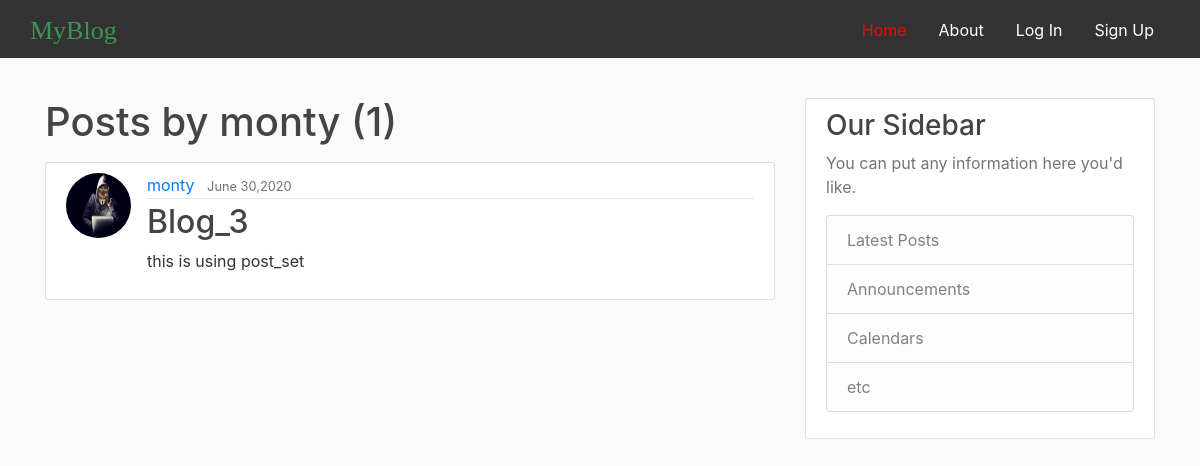
The app's page /user/monty with its own data.
### blog/models.py (models this page shows, shortened)
class Post(models.Model):
    title=models.CharField(max_length=100)
    content=models.TextField()
    date_posted=models.DateTimeField(default=timezone.now)
    author=models.ForeignKey(User,on_delete=models.CASCADE)

### users/models.py (models this page shows, shortened)
class Profile(models.Model):
    user=models.OneToOneField(User,on_delete=models.CASCADE)
    image=models.ImageField(default='profile_pics/default.jpg',upload_to='profile_pics')

### blog/views.py (the view)
# urls.py: path('user/<str:username>',UserPostListView.as_view(),name='user-posts' ),
class UserPostListView(ListView):
    model=Post
    template_name='blog/user_post.html'
    context_object_name='posts'
    paginate_by=5
    def get_queryset(self):
        user=get_object_or_404(User,username=self.kwargs.get('username'))
        return Post.objects.filter(author=user).order_by('-date_posted')

### blog/templates/blog/user_post.html (shortened to what this page needs)
{% extends "blog/base.html" %}
{% block content %}
    <h1 class="mb-3">Posts by {{ view.kwargs.username }} ({{ page_obj.paginator.count }})</h1>
    {% for post in posts %}
        <article class="media content-section">
          <img src="{{ post.author.profile.image.url }}" class="rounded-circle article-img">
          <div class="media-body">
            <div class="article-metadata">
              <a class="mr-2" href="{% url 'user-posts' post.author.username %}">{{ post.author }}</a>
              <small class="text-muted">{{ post.date_posted|date:"F d,Y" }}</small>
            </div>
            <h2><a class="article-title" href="{% url 'post-detail' post.id %}">{{ post.title }}</a></h2>
            <p class="article-content">{{ post.content }}</p>
          </div>
        </article>
    {% endfor %}
{% endblock content %}

### blog/static/blog/main.css (style rules this page uses)
* { box-sizing: border-box; }
body { background: #fafafa; color: #333333; margin: 0; padding: 0; }
h1, h2, h3, h4, h5, h6 { color: #444444; }
.content-section { background: #ffffff; padding: 10px 20px; border: 1px solid #dddddd; border-radius: 3px; margin-bottom: 20px; }
.article-title { color: #444444; }
.article-content { white-space: pre-line; }
.article-img { height: 65px; width: 65px; margin-right: 16px; }
.article-metadata { padding-bottom: 1px; margin-bottom: 4px; border-bottom: 1px solid #e3e3e3 }

### records on screen
Post: author.profile.image (picture), author "monty", date_posted "June 30,2020", title "Blog_3", content "this is using post_set"

### other values on screen
{{ view.kwargs.username }} "monty"
{{ page_obj.paginator.count }} "1"
